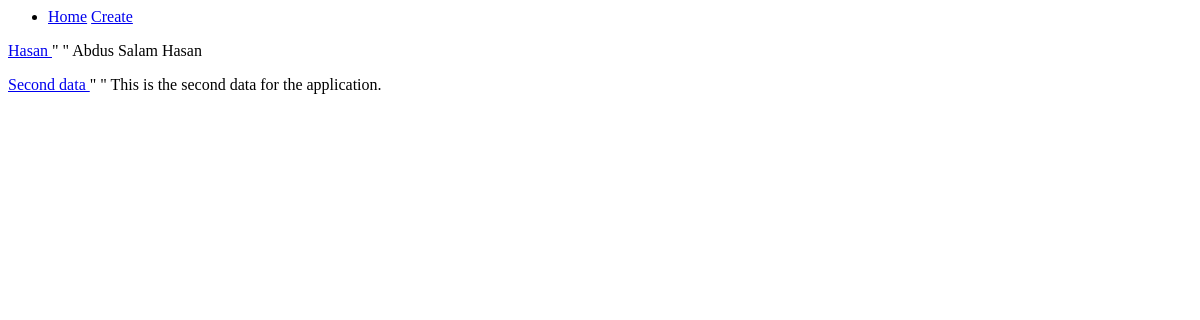
The app's page /, older data.
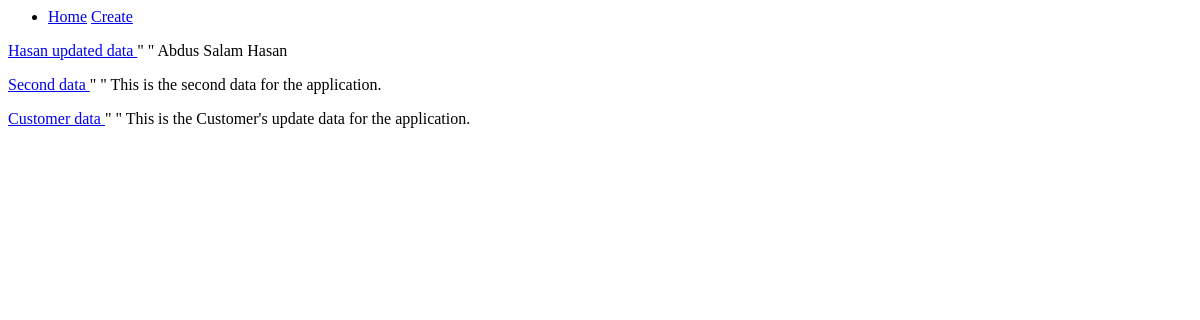
The same page, newer data.
### todo/models.py (models this page shows, shortened)
class Database(models.Model):
    title = models.CharField(max_length=100)
    description = models.TextField()

### todo/views.py (the view)
# urls.py: path('', views.show, name='home'),
def show(request):
    data = Database.objects.all()
    context = {
        'data':data
    }
    return render(request, 'show.html', context)

### todo/templates/show.html
<nav>
    <ul>
        <li>
            <a href="{% url "home" %}">Home</a>
            <a href="{% url "create" %}">Create</a>
        </li>
    </ul>
</nav>
<div>
    <div>
        {% for data in data %}
        <p>
            <a href="{% url "Tdetails" data.id %}">{{data.title}} </a> "          "
            {{data.description}}
        </p>
        {% endfor %}
    </div>
</div>

Row changes from the older to the newer data that the page shows:
changed Database "Abdus Salam Hasan": title "Hasan" → "Hasan updated data"
added Database: title "Customer data", description "This is the Customer's update data for the application."
